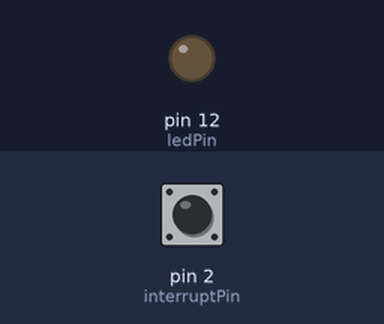
Recording of a sketch running on a simulated Arduino Uno, built with avr-gcc and run on an emulated ATmega328P. Shown: output pins drawn as LEDs (lit = HIGH). Inputs (shaded band) come from the test bench; at power-on: pin 2 (interruptPin) LOW. What the sketch prints to the serial monitor is not drawn.

Above: at 1.2 s.
1.3 s: pin 2 (interruptPin) pulled HIGH for 0.15 s
At 6.1 s:
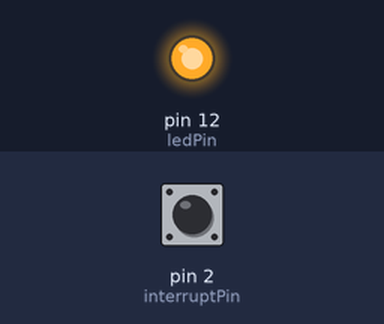
7.4 s: pin 2 (interruptPin) pulled HIGH for 1 s
11.4 s: pin 2 (interruptPin) pulled HIGH for 3.2 s
Timing chart, 0 to 18.9 s (numbered marks = the images above; inputs shaded):
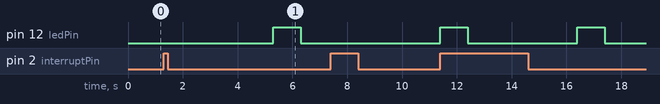

Measured:
- after the input at 1.3 s, pin 12 (ledPin): LOW → HIGH after 4.0 s, → LOW 1.0 s later
- after the input at 7.4 s, every drawn part: stays the same

The sketch:

Alexa_Shock.ino
```cpp
const byte ledPin = 12;
const byte interruptPin = 2;
int shockCount = 0;
int prevShockCount = 0;
int shockDelay = 4000;
unsigned long prevMillis = 0;


void setup() {
  Serial.begin(9600);

  pinMode(ledPin, OUTPUT);
  pinMode(interruptPin, INPUT);
  attachInterrupt(digitalPinToInterrupt(interruptPin), countfunc, RISING);
}

void loop() {
 Serial.println(shockCount);

  if (shockCount > 0) {
    prevShockCount = shockCount;
    delay(4000);
    digitalWrite(ledPin, HIGH);
    delay(1000);
    digitalWrite(ledPin, LOW);
    shockCount--;
    }
}

void countfunc() {
  shockCount++;
}
```
